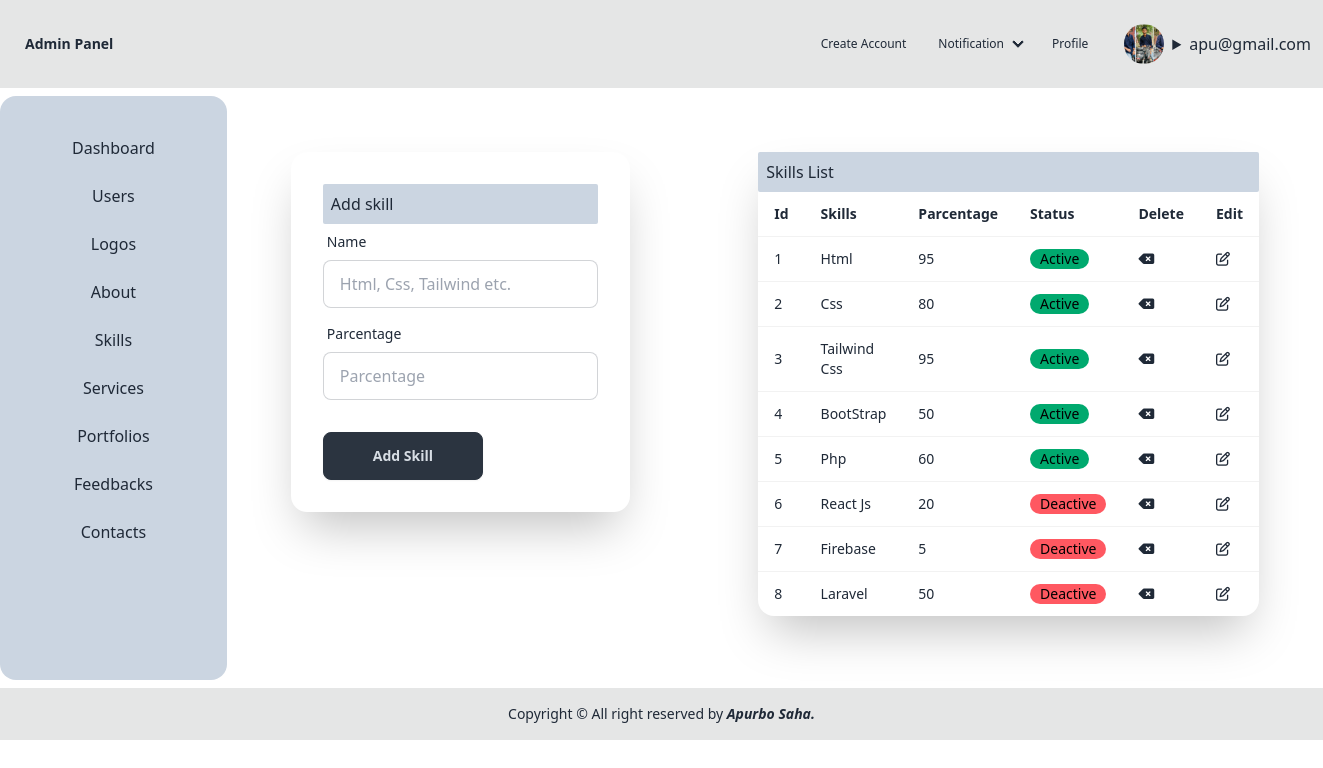
Screenshot of /skill.php (signed in) with the database file from the repository.
### tables this page shows
CREATE TABLE `users` (
  `Id` int(11) NOT NULL,
  `Email` varchar(100) NOT NULL,
  `Password` varchar(100) NOT NULL,
  `Country` varchar(100) NOT NULL,
  `Gender` varchar(100) NOT NULL,
  `Photo` varchar(100) DEFAULT NULL,
  `Role` int(100) DEFAULT NULL
);

CREATE TABLE `skills` (
  `Id` int(100) NOT NULL,
  `Name` varchar(100) NOT NULL,
  `Parcentage` varchar(100) NOT NULL,
  `Status` varchar(100) NOT NULL DEFAULT '0'
);

### skill.php (the view, shortened to what this page needs)
<?php require 'db.php';
require 'header.php';
$skill = "SELECT * FROM skills";
$skill_res =  mysqli_query($db_connection, $skill);
?>
<!DOCTYPE html>
<html lang="en">
<head>
    <link href="https://cdn.jsdelivr.net/npm/daisyui@4.12.10/dist/full.min.css" rel="stylesheet" type="text/css" />
    <script src="https://cdn.tailwindcss.com"></script>
    <link rel="stylesheet" href="https://cdnjs.cloudflare.com/ajax/libs/font-awesome/6.6.0/css/all.min.css" />
</head>
<body>
    <div class="flex flex-row">
    <div class="flex flex-col card card-body bg-slate-300 mt-2 ">
            <div class="mx-8">
                <a href="dashboard.php" class="flex justify-center items-center p-2 link link-hover">Dashboard</a>
            </div>
            <div class="mx-8">
                <a href="users_list.php" class="flex justify-center items-center p-2 link link-hover">Users</a>
            </div>
            <div class="mx-8">
                <a href="logo.php" class="flex justify-center items-center p-2 link link-hover">Logos</a>
            </div>
            <div class="mx-8">
                <a href="about.php" class="flex justify-center items-center p-2 link link-hover">About</a>
            </div>
            <div class="mx-8">
                <a href="skill.php" class="flex justify-center items-center p-2 link link-hover">Skills</a>
            </div>
            <div class="mx-8">
                <a href="service.php" class="flex justify-center items-center p-2 link link-hover">Services</a>
            </div>
            <div class="mx-8">
                <a href="portfolio.php" class="flex justify-center items-center p-2 link link-hover">Portfolios</a>
            </div>
            <div class="mx-8">
                <a href="feedback_list.php" class="flex justify-center items-center p-2 link link-hover">Feedbacks</a>
            </div>
            <div class="mx-8">
                <a href="contact_list.php" class="flex justify-center items-center p-2 link link-hover">Contacts</a>
            </div>
        </div>
        <div class="card card-body w-full">
            <div class="card-body ">
                <div class="card bg-base-100 w-full max-w-sm shrink-0 shadow-2xl">
                    <form class="card-body" action="skill_post.php" method="post">
                        <div class="form-control">
                            <h1 class="bg-slate-300 p-2 rounded-sm">Add skill</h1>
                            <label class="label">
                                <span class="label-text">Name</span>
                            </label>
                            <input type="text" name="name" placeholder="Html, Css, Tailwind etc." class="input input-bordered" />
                        </div>
                        <div class="form-control">
                            <label class="label">
                                <span class="label-text">Parcentage</span>
                            </label>
                            <input type="text" name="parcentage" placeholder="Parcentage" class="input input-bordered" />
                        </div>
                        <div class="form-control mt-6">
                            <button type="submit" class="btn btn-neutral w-40">Add Skill</button>
                        </div>
                    </form>
                </div>
            </div>
        </div>
        <div class="card card-body w-full">
            <div class="card-body ">
                <div class="card bg-base-100 w-full max-w-lg shrink-0 shadow-2xl">
                <table class="table">
                <h1 class="bg-slate-300 p-2 rounded-sm">Skills List</h1>
                    <tr>
                        <th>Id</th>
                        <th>Skills</th>
                        <th>Parcentage</th>
                        <th>Status</th>
                        <th>Delete</th>
                        <th>Edit</th>
                    </tr>
                    <?php foreach($skill_res as $index => $skills) {?>
                    <tr>
                        <td><?= $index+1 ?></td>
                        <td><?= $skills['Name'] ?></td>
                        <td><?= $skills['Parcentage'] ?></td>
                        <td><a class="badge badge-<?=($skills['Status'] == 1 ? 'success': 'error') ?>" href="status.php?id=<?= $skills['Id'] ?>"><?=($skills['Status'] == 1 ? 'Active': 'Deactive') ?></a></td>
                        <td><a href="delete_skill.php?id=<?= $skills['Id'] ?>" title="Delete skill"><i class="fa-solid fa-delete-left"></i></a></td>
                        <td><a href="edit.php?id=<?= $skills['Id'] ?>" title="Edit skill"><i class="fa-regular fa-pen-to-square"></i></a></td>
                    </tr>
                    <?php } ?>
                </table>
                </div>
            </div>
        </div>
    </div>
</body>
</html>
<?php require 'footer.php' ?>

### header.php (shortened to what this page needs)
<?php
require 'db.php';
$logged_id = $_SESSION['logged_id'];
$select_logged_user = "SELECT * FROM users WHERE Id = $logged_id";
$select_logged_user_res = mysqli_query($db_connection, $select_logged_user);
$after_assoc_logged = mysqli_fetch_assoc($select_logged_user_res);
?>
<!DOCTYPE html>
<html lang="en">
<head>
</head>
<body>
    <div class="navbar bg-base-300">
        <div class="flex-1">
            <a class="btn btn-ghost text-xl">Admin Panel</a>
        </div>
        <div class="flex-none">
            <ul class="menu menu-horizontal px-1">
                <li> <a href="register.php" class="float-right label-text-alt link link-hover ">Create Account</a></li>
                <li>
                    <details class="dropdown">
                        <summary class=""><a href="" class="label-text-alt link link-hover">Notification</a></summary>
                    </details>
                </li>
                <li><a class="label-text-alt link link-hover" href="profile.php">Profile</a></li>
            </ul>
        </div>
        <label class="label px-6">
            <?php
            if ($after_assoc_logged['Photo'] == null) { ?>
                <div class="avatar">
                    <div class="w-10 m-2 rounded-full">
                        <img src="" />
                    </div>
                </div>
            <?php } else { ?>
                <div class="avatar">
                    <div class="w-10 m-2 rounded-full">
                        <img src="/RegisterPage/uploads/<?= $after_assoc_logged['Photo'] ?>" />
                    </div>
                </div>
            <?php } ?>
            <details>
                <summary><?= $after_assoc_logged['Email'] ?></summary>
            </details>
        </label>
    </div>
</body>
</html>

### rows the page displays
users: Photo (picture), Email "apu@gmail.com"
skills: Name "Html", Parcentage "95", Status "Active"
skills: Name "Css", Parcentage "80", Status "Active"
skills: Name "Tailwind Css", Parcentage "95", Status "Active"
skills: Name "BootStrap", Parcentage "50", Status "Active"
skills: Name "Php", Parcentage "60", Status "Active"
skills: Name "React Js", Parcentage "20", Status "Deactive"
skills: Name "Firebase", Parcentage "5", Status "Deactive"
skills: Name "Laravel", Parcentage "50", Status "Deactive"
